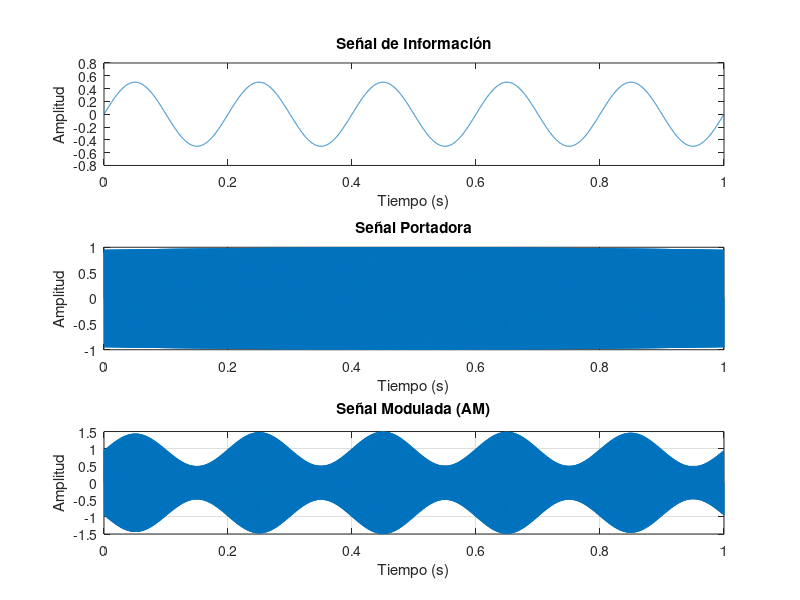

The MATLAB script that drew this image:
% Parámetros de la señal
frecuencia_portadora = 1000; % Frecuencia de la portadora en Hz
amplitud_portadora = 1; % Amplitud de la portadora
frecuencia_muestreo = 10000; % Frecuencia de muestreo en Hz
tiempo_total = 1; % Tiempo total de la señal en segundos

% Generar señal de información (señal base)
tiempo = linspace(0, tiempo_total, tiempo_total * frecuencia_muestreo);
frecuencia_info = 5; % Frecuencia de la señal de información en Hz
amplitud_info = 0.5; % Amplitud de la señal de información
senal_info = amplitud_info * sin(2 * pi * frecuencia_info * tiempo);

% Generar señal portadora
senal_portadora = amplitud_portadora * sin(2 * pi * frecuencia_portadora * tiempo);

% Modulación de amplitud (AM)
senal_modulada = (1 + senal_info) .* senal_portadora;

% Graficar las señales en el dominio del tiempo
subplot(3, 1, 1)
plot(tiempo, senal_info)
title('Señal de Información')
xlabel('Tiempo (s)')
ylabel('Amplitud')

subplot(3, 1, 2)
plot(tiempo, senal_portadora)
title('Señal Portadora')
xlabel('Tiempo (s)')
ylabel('Amplitud')

subplot(3, 1, 3)
plot(tiempo, senal_modulada)
title('Señal Modulada (AM)')
xlabel('Tiempo (s)')
ylabel('Amplitud')

% Ajustar el tamaño de los subplots
set(gcf, 'Position', get(0, 'Screensize'));

% Mostrar el gráfico completo
grid on
